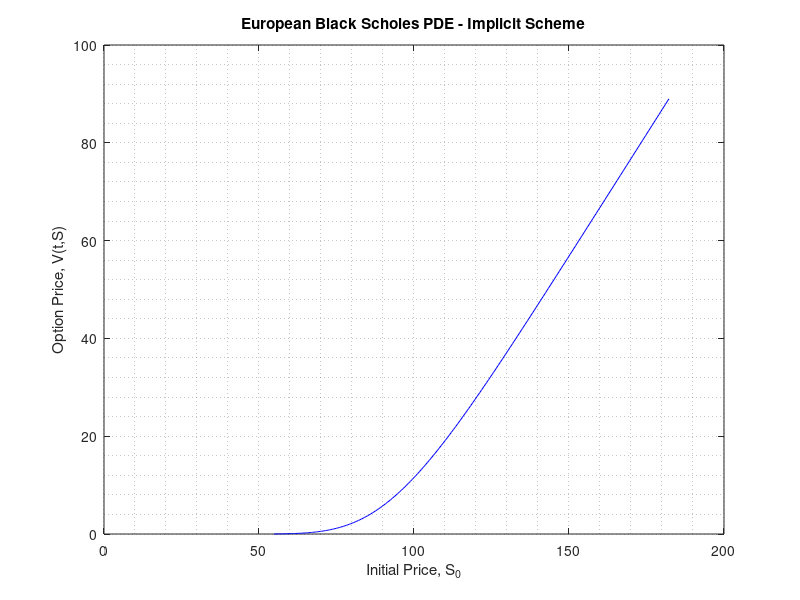
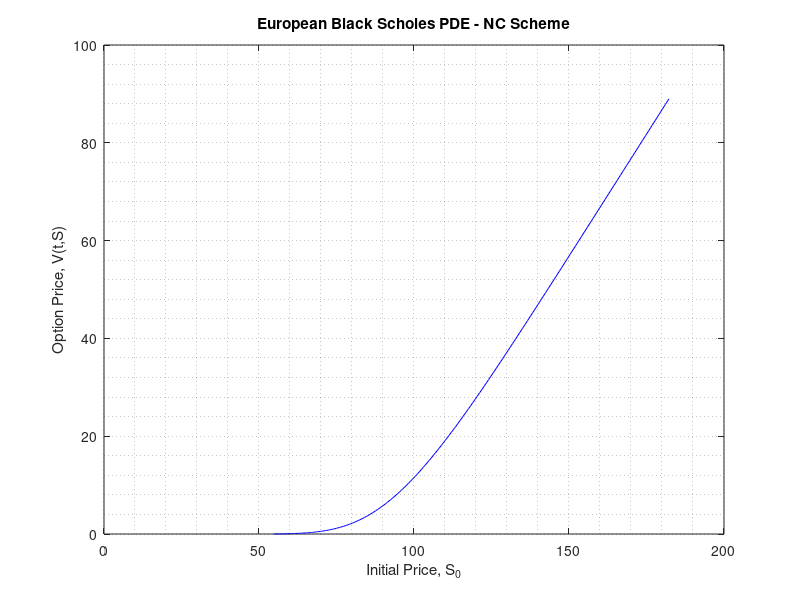

Source code (MATLAB) for these figures, in order: (Note: a time limit stopped this script after it produced the figures.)
%|--------------------------|%
%| FMAT3888 Tutorial Week 5 |%
%| Author: Vishaal Lingam   |%
%| Date: 7-09-2021         |%
%|--------------------------|%

%Q1 a)
%Using the implicit method to solve the European BS PDE
%Option parameters%
sigma=0.2;
r=0.07;
K=100;
T=1;
q=2*r/sigma^2;

%Numerical parameters%
M=1000;
N=200;
dt=sigma^2*T/2/M;
dx=6*sigma*sqrt(T)/N;
lambda=dt/dx^2;

%Creating the x-axis with limits
x=zeros(1,N+1);
for n=1:N+1    
    x(n)=-3*sigma*sqrt(T)+(n-1)*dx;
end

%Solving for u(0,x)
u=zeros(1,N+1);
for n=1:N+1    
    u(n)=max(exp((q+1)/2*x(n))-exp((q-1)/2*x(n)),0);
end

%Solving for u(t + dt)
for m=2:M+1    
    w=zeros(1,N+1); 
    %Boundary conditions
    w(1)=0;    
    w(N+1)=exp((q+1)*x(N+1)/2+(q+1)^2*(m-1)*dt/4)-exp((q-1)*x(N+1)/2+(q-1)^2*(m-1)*dt/4);    
    alpha=(1+2*lambda)*ones(1,N-1);    
    b=zeros(1,N-1);    
    b(1)=lambda*w(1);
    b(N-1)=lambda*w(N+1);    
    b=b+u(2:N); 
    %Create diagonal matrix
    for n=2:N-1        
        alpha(n)=alpha(n)-lambda^2/alpha(n-1);% alpha hat        
        b(n)=b(n)+lambda*b(n-1)/alpha(n-1);% b hat    
    end
    w(N)=b(N-1)/alpha(N-1);    
    for n=N-2:-1:1        
        w(n+1)=(b(n)+lambda*w(n+2))/alpha(n);    
    end
    u=w;
end
S=zeros(1,N+1);
V=zeros(1,N+1);
for n=1:N+1    
    S(n)=K*exp(x(n));    
    V(n)=u(n)*K*exp(-(q-1)/2*x(n)-(q+1)^2/4*sigma^2*T/2);
end
figure(1)
plot(S,V,'-b')
grid minor
title('European Black Scholes PDE - Implicit Scheme')
xlabel('Initial Price, S_0')
ylabel('Option Price, V(t,S)')
saveas(gcf,'q1a','png')

clear all
%Q1 b)
%Option parameters%
sigma=0.2;
r=0.07;
K=100;
T=1;
q=2*r/sigma^2;

%Numerical parameters%
M=1000;
N=200;
dt=sigma^2*T/2/M;
dx=6*sigma*sqrt(T)/N;
lambda=dt/dx^2;
x=zeros(1,N+1);
for n=1:N+1    
    x(n)=-3*sigma*sqrt(T)+(n-1)*dx;
end
u=zeros(1,N+1);
for n=1:N+1    
    u(n)=max(exp((q+1)/2*x(n))-exp((q-1)/2*x(n)),0);
end
for m=2:M+1    
    w=zeros(1,N+1);    
    w(1)=0;    
    w(N+1)=exp((q+1)*x(N+1)/2+(q+1)^2*(m-1)*dt/4)-exp((q-1)*x(N+1)/2+(q-1)^2*(m-1)*dt/4);    
    alpha=(1+lambda)*ones(1,N-1);    
    b=zeros(1,N-1);% for B*u_m+b_{m+1}+b_m    
    for n=1:N-1        
        b(n)=lambda/2*u(n)+(1-lambda)*u(n+1)+lambda/2*u(n+2);    
    end
    b(1)=b(1)+lambda/2*w(1);
    b(N-1)=b(N-1)+lambda/2*w(N+1);    
    for n=2:N-1 %solve Mx=b for tridiagonal matrix M. alpha=1+lambda, beta=gamma=-lambda/2        
        alpha(n)=alpha(n)-lambda^2/4/alpha(n-1);        
        b(n)=b(n)+lambda/2*b(n-1)/alpha(n-1);    
    end
    w(N)=b(N-1)/alpha(N-1);
    for n=N-2:-1:1        
        w(n+1)=(b(n)+lambda/2*w(n+2))/alpha(n);    
    end
    u=w;
end
S=zeros(1,N+1);V=zeros(1,N+1);
for n=1:N+1    
    S(n)=K*exp(x(n));    
    V(n)=u(n)*K*exp(-(q-1)/2*x(n)-(q+1)^2/4*sigma^2*T/2);
end
figure(2)
plot(S,V,'-b')
grid minor
title('European Black Scholes PDE - NC Scheme')
xlabel('Initial Price, S_0')
ylabel('Option Price, V(t,S)')
saveas(gcf,'q1b','png')

clear all
%Q2 a)
dx=2^(-6);
lambda=[2/5,2/6,2/7];
dt=lambda(1)*dx^2;
M=1/dt;N=2/dx;
u=zeros(M+1,N+1);
x=zeros(1,N+1);
for n=1:N+1    
    x(n)=-1+(n-1)*dx;    
    u(1,n)=x(n)^2;
end
u(:,1)=ones(1,M+1);
u(:,N+1)=ones(1,M+1);
for m=1:M    
    p1=dt/dx^2*((m-1)^2*dt^2+0.5)+dt/2/dx;    
    p2=dt/dx^2*((m-1)^2*dt^2+0.5)-dt/2/dx;    
    for n=2:N        
        u(m+1,n)=p1*u(m,n+1)+p2*u(m,n-1)+(1-p1-p2)*u(m,n);    
    end
end
figure(3)
subplot(3,1,1)
mesh(-1:dx:1,0:dt:1,u);
title('\lambda = 2/5')
xlabel('x');
ylabel('t');
dt=lambda(2)*dx^2;
M=1/dt;N=2/dx;
u=zeros(M+1,N+1);
x=zeros(1,N+1);
for n=1:N+1    
    x(n)=-1+(n-1)*dx;    
    u(1,n)=x(n)^2;
end
u(:,1)=ones(1,M+1);
u(:,N+1)=ones(1,M+1);
for m=1:M    
    p1=dt/dx^2*((m-1)^2*dt^2+0.5)+dt/2/dx;    
    p2=dt/dx^2*((m-1)^2*dt^2+0.5)-dt/2/dx;    
    for n=2:N        
        u(m+1,n)=p1*u(m,n+1)+p2*u(m,n-1)+(1-p1-p2)*u(m,n);    
    end
end
figure(3)
subplot(3,1,2)
mesh(-1:dx:1,0:dt:1,u);
title('\lambda = 2/6')
xlabel('x');
ylabel('t');
dt=lambda(3)*dx^2;
M=1/dt;N=2/dx;
u=zeros(M+1,N+1);
x=zeros(1,N+1);
for n=1:N+1    
    x(n)=-1+(n-1)*dx;    
    u(1,n)=x(n)^2;
end
u(:,1)=ones(1,M+1);
u(:,N+1)=ones(1,M+1);
for m=1:M    
    p1=dt/dx^2*((m-1)^2*dt^2+0.5)+dt/2/dx;    
    p2=dt/dx^2*((m-1)^2*dt^2+0.5)-dt/2/dx;    
    for n=2:N        
        u(m+1,n)=p1*u(m,n+1)+p2*u(m,n-1)+(1-p1-p2)*u(m,n);    
    end
end
figure(3)
subplot(3,1,3)
mesh(-1:dx:1,0:dt:1,u);
title('\lambda = 2/7')
xlabel('x');
ylabel('t');
saveas(gcf,'q2bc','png')
